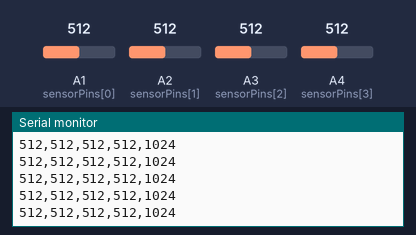
This sketch was run on a simulated Arduino Uno, built with avr-gcc and run on an emulated ATmega328P. Parts: the last lines printed to the serial monitor. The test bench sets the inputs (shaded band); at power-on: A1 (sensorPins[0]) = 512, A2 (sensorPins[1]) = 512, A3 (sensorPins[2]) = 512, A4 (sensorPins[3]) = 512.

Above: at 1.2 s.
1.3 s: A1 (sensorPins[0]) set to 716
At 1.32 s:
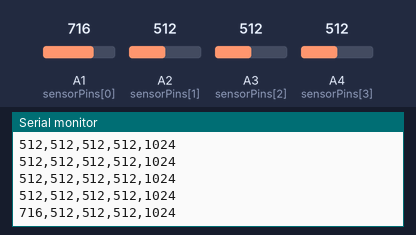
2.8 s: A2 (sensorPins[1]) set to 716
At 2.84 s:
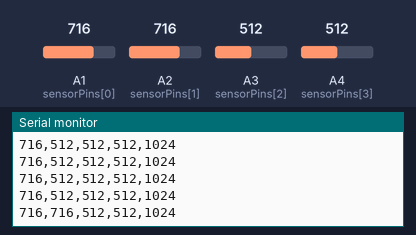
4.3 s: A3 (sensorPins[2]) set to 716
At 4.36 s:
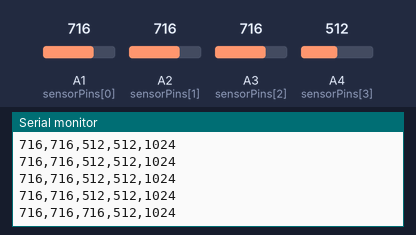
5.8 s: A4 (sensorPins[3]) set to 716
At 5.87 s:
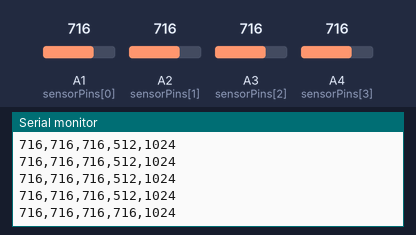
7.3 s: A1 (sensorPins[0]) set to 992
At 7.39 s:
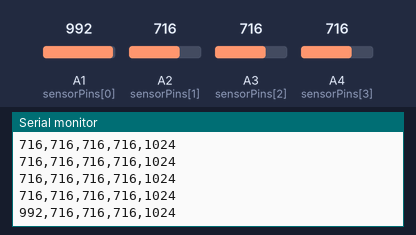
8.8 s: A2 (sensorPins[1]) set to 992
At 8.81 s:
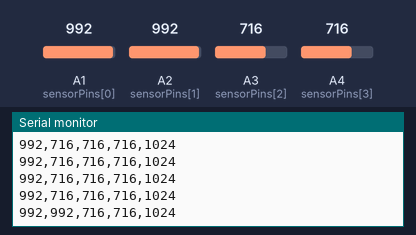
Timing chart, 0 to 11.3 s (numbered marks = the images above; inputs shaded):
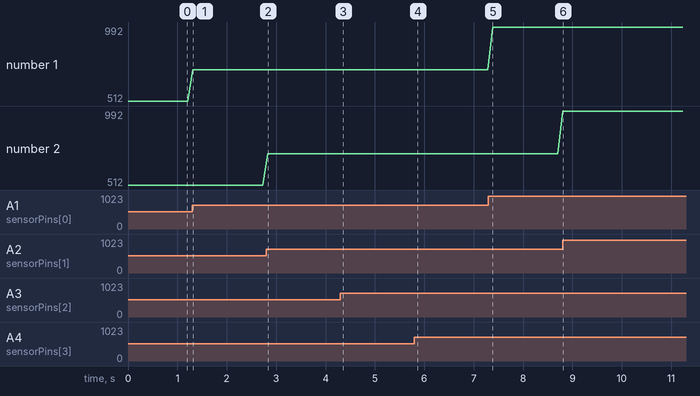

Measured:
- after the input at 1.3 s, the serial monitor: prints a new line at once (image 1)
- after the input at 2.8 s, the serial monitor: prints a new line at once (image 2)
- after the input at 4.3 s, the serial monitor: prints a new line after 0.05 s (image 3)
- after the input at 5.8 s, the serial monitor: prints a new line after 0.07 s (image 4)
- after the input at 7.3 s, the serial monitor: prints a new line after 0.09 s (image 5)
- after the input at 8.8 s, the serial monitor: prints a new line at once (image 6)
- plotted number 1: 512 → 716 after the input at 1.3 s, 716 → 992 after the input at 7.3 s

The sketch:

ai4.ino
```cpp
int sensorPins[] = {A1,A2,A3,A4};    // select the input pin for the potentiometer

void setup() {
  Serial.begin(57600);
}

void loop() {
  for(int i = 0; i < 4; i++) {
    Serial.print(analogRead(sensorPins[i]));
    Serial.print(",");
  }
  Serial.println("1024");
  delay(100);
}
```
